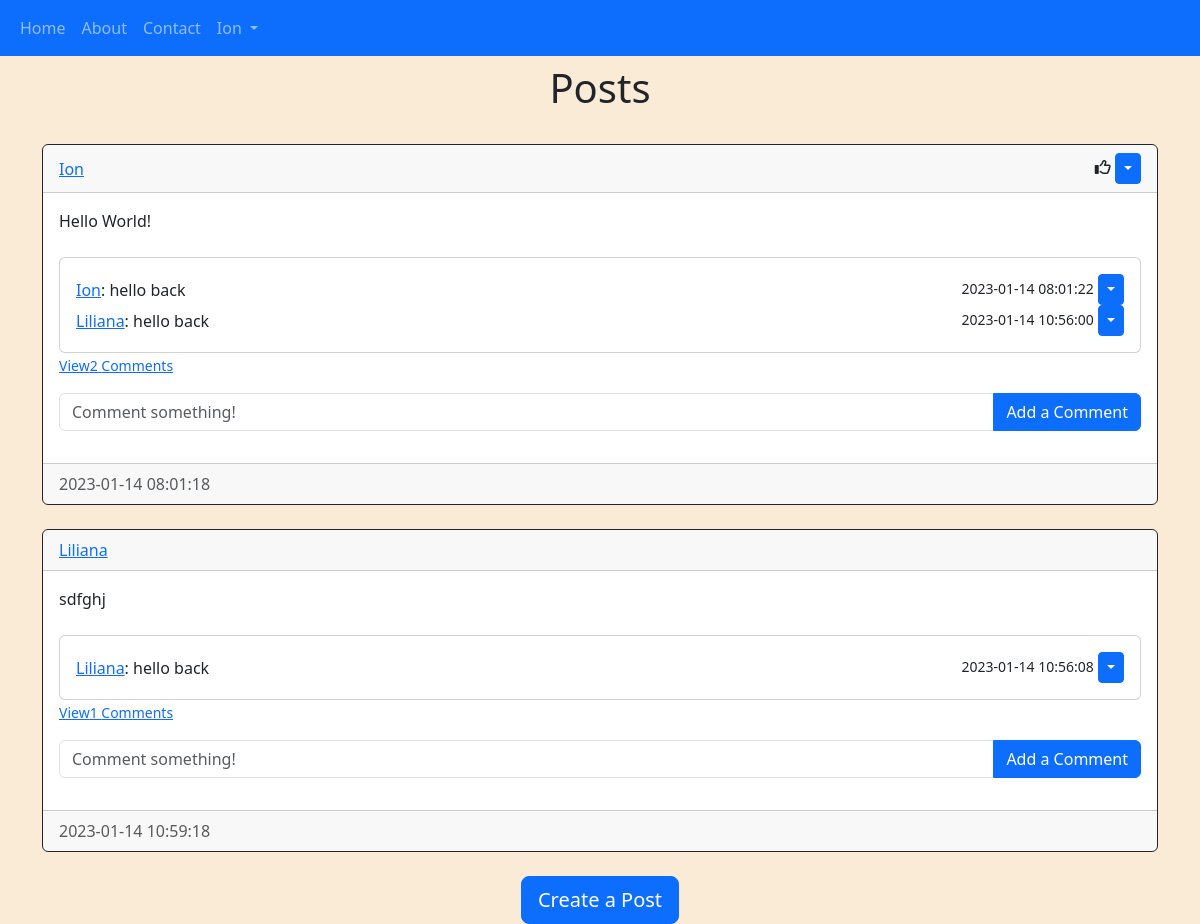
Screenshot of /home (signed in) with the database file from the repository.
### website/models.py (models this page shows)
class User(db.Model, UserMixin):
    id = db.Column(db.Integer, primary_key=True)
    email = db.Column(db.String(150), unique=True)
    username = db.Column(db.String(150), unique=True)
    password = db.Column(db.String(150))
    date_created = db.Column(db.DateTime(), default=func.now())
    about = db.Column(db.String(300), nullable=False)
    city = db.Column(db.String(150), nullable=False)
    car = db.Column(db.String(150), nullable=False)
    hobby = db.Column(db.String(150))
    file = db.Column(db.String(300))
    posts = db.relationship("Post", backref = "User", passive_deletes=True)
    comments = db.relationship("Comment", backref = "User", passive_deletes=True)
    likes = db.relationship("Like", backref = "User", passive_deletes=True)

class Post(db.Model):
    id = db.Column(db.Integer, primary_key=True)
    text = db.Column(db.Text, nullable=False)
    date_created = db.Column(db.DateTime(), default=func.now())
    author = db.Column(db.Integer, db.ForeignKey("user.id", ondelete="CASCADE"), nullable=False)
    comments = db.relationship("Comment", backref = "Post", passive_deletes=True)
    likes = db.relationship("Like", backref = "Post", passive_deletes=True)

class Comment(db.Model):
    id = db.Column(db.Integer, primary_key=True)
    text = db.Column(db.String(300), nullable=False)
    date_created = db.Column(db.DateTime(), default=func.now())
    author = db.Column(db.Integer, db.ForeignKey("user.id", ondelete="CASCADE"), nullable=False)
    post_id = db.Column(db.Integer, db.ForeignKey("post.id", ondelete="CASCADE"), nullable=False)

### website/views.py (the view)
@views.route("/")
@views.route("/home")
def home():
    posts = Post.query.all()
    return render_template("home.html", user= current_user, posts=posts)

### website/__init__.py (called while the page is built)
def create_app():
    app = Flask(__name__)
    app.config["SECRET_KEY"] = "MIN302"
    app.config["SQLALCHEMY_DATABASE_URI"] = f"sqlite:///{DB_NAME}"
    db.init_app(app)
    from .views import views
    from .auth import auth
    app.register_blueprint(views, url_prefix = "/")
    app.register_blueprint(auth, url_prefix = "/")
    from .models import User, Post, Comment, Like
    with app.app_context():
        db.create_all()
    login_manager = LoginManager()
    login_manager.login_view = "auth.login"
    login_manager.init_app(app)
    @login_manager.user_loader
    def load_user(id):
        return User.query.get(int(id))
    return app

### website/templates/home.html (shortened to what this page needs)
{% extends "posts_div.html" %}
{% block header %}
<h1 align="center">Posts</h1>
<br/>
{% endblock %}

### website/templates/posts_div.html (shortened to what this page needs)
{% extends "base.html" %}
{% block content %}
<h1 align="center">{% block header %}Profile{% endblock %}</h1>
<div id="posts">
    {% for post in posts %}
    <div class="card border-dark ">
        <div class="card-header d-flex justify-content-between align-items-center">
            <a href="\profile\{{post.User.username}}">{{post.User.username}}</a>
            {% if user.id == post.author %}
            <div>
                <i class="fa-regular fa-thumbs-up"></i>
                <div class="btn-group">
                    <button type="button" class="btn btn-sm btn-primary dropdown-toggle" data-bs-toggle="dropdown"></button>
                </div>
            </div>
            {% endif %}
        </div>
        <div class="card-body">
            <div class="card-text">{{post.text}}</div>
            <br/>
            <div class="" id="comments-{{post.id}}">
                <div class="card">
                    <div class="card-body" id="comments-{{post.id}}">
                        {% for comment in post.comments %}
                        <div class="d-flex justify-content-between align-items-center">
                            <div>
                                <a href="/profile/{{comment.User.username}}">{{comment.User.username}}</a>: {{comment.text}}
                            </div>
                            <div>
                                <small class="text-mutetd">{{comment.date_created}}</small>
                                <div class="btn-group">
                                    <button type="button" class="btn btn-sm btn-primary dropdown-toggle" data-bs-toggle="dropdown"></button>
                                </div>
                            </div>
                        </div>
                        {% endfor %}
                    </div>
                </div>
            </div>
            <p class="card-text">
                {% if post.comments|length > 0 %}
                <a data-bs-toggle="collapse" href="#comments-{{post.id}}" role="button">
                <small>View{{post.comments|length}} Comments</small>
                </a>
                {% else %}
                <small class="text-muted">No Comments</small>
                {% endif %}
            </p>
            <form class="input-group mb-3" method="POST" action="/create-comment/{{post.id}}">
                <input type="text" id="text" name="text" class="form-control" placeholder="Comment something!">
                <button type="submit" class="btn btn-primary">Add a Comment</button>
            </form>
        </div>
        <div class="card-footer text-muted">{{post.date_created}}</div>
    </div>
    <br />
</div>
    {% endfor %}
    {% block footer %}
    <div align="center">
        <a href="/create-post"><button type="button" class="btn btn-primary btn-lg">Create a Post</button></a>
    </div>
    {% endblock %}
{% endblock %}

### website/templates/base.html (shortened to what this page needs)
<!DOCTYPE html>
<html lang="en">
<head>
    <link href="https://cdn.jsdelivr.net/npm/bootstrap@5.3.0-alpha1/dist/css/bootstrap.min.css" rel="stylesheet"
 />
    <link rel="stylesheet" href="../static/css/styles.css">
</head>
<body>
    <nav class="navbar navbar-expand-lg navbar-dark bg-primary">
        <div class="container-fluid">
            <div class="collapse navbar-collapse" id="navbar">
                <div class="navbar-nav">
                    <a class="nav-item nav-link" href="/home">Home</a>
                    <a class="nav-item nav-link" href="/about">About</a>
                    <a class="nav-item nav-link" href="/contact">Contact</a>
                    {% if user.is_authenticated %}
                    <li class="nav-item dropdown">
                        <a class="nav-link dropdown-toggle" href="#" role="button" data-bs-toggle="dropdown" aria-expanded="false">
                            {{user.username}}
                        </a>
                    </li>
                    {% else %}
                    <a class="nav-item nav-link" href="/login">Login</a>
                    <a class="nav-item nav-link" href="/sign-up">Sign Up</a>
                    {% endif %}
                </div>
            </div>
        </div>
    </nav>
    <div class="container">{% block content %}{% endblock %}</div>
</body>
</html>

### website/static/css/styles.css (style rules this page uses)
body { background: antiquewhite; }

### rows the page displays
User: username "Ion"
Post: User.username "Ion", text "Hello World!", comments|length "2", date_created "2023-01-14 08:01:18"
Comment: User.username "Ion", text "hello back", date_created "2023-01-14 08:01:22"
Comment: User.username "Liliana", text "hello back", date_created "2023-01-14 10:56:00"
Post: User.username "Liliana", text "sdfghj", comments|length "1", date_created "2023-01-14 10:59:18"
Comment: User.username "Liliana", text "hello back", date_created "2023-01-14 10:56:08"
